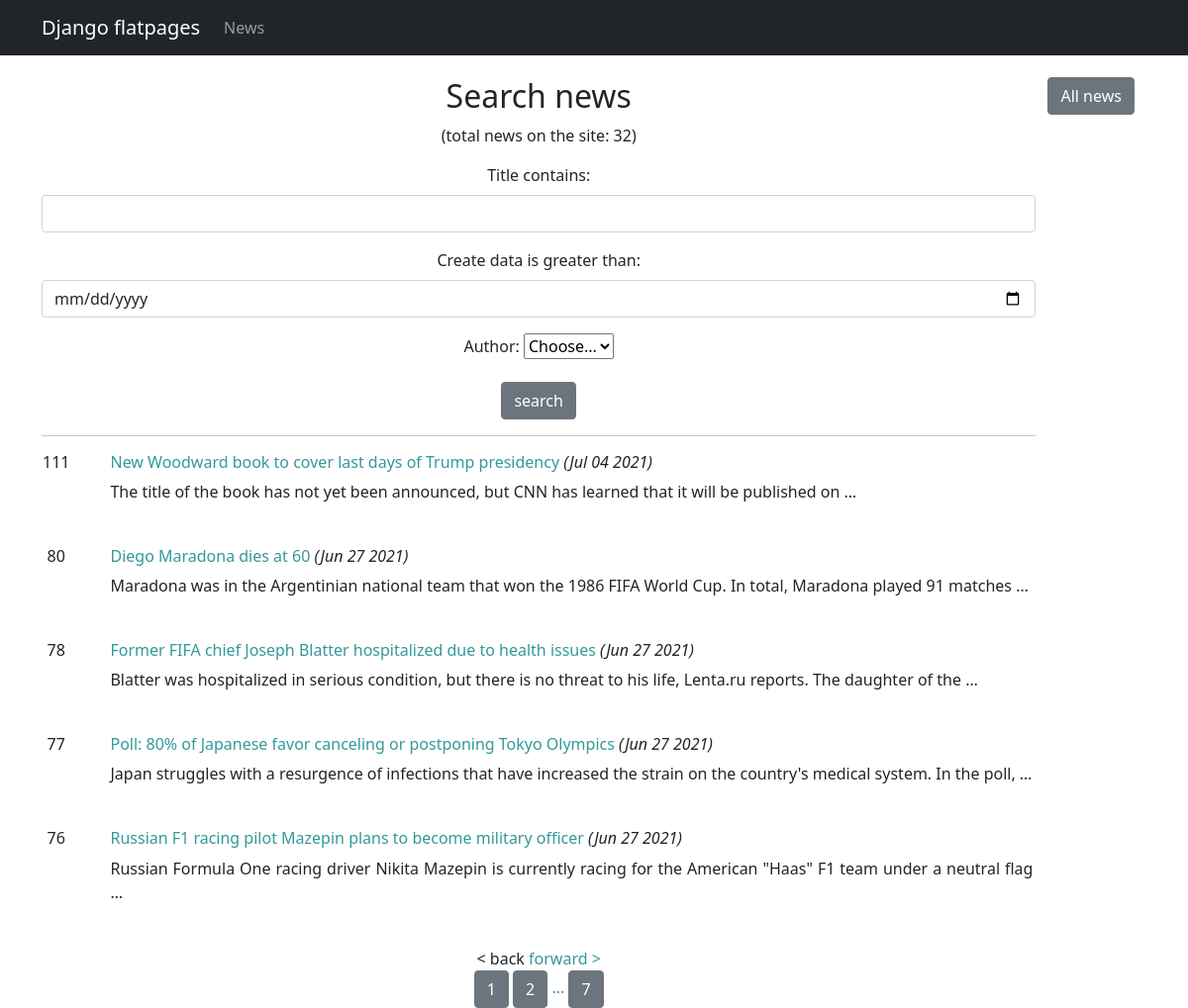
/news/search, run on the app's committed database.
### backend/models.py (models this page shows, shortened)
class Post(models.Model):
    author = models.ForeignKey(Author, on_delete = models.CASCADE)
    my_post_type = [('article', 'article'), ('news', 'news')]
    post_type = models.CharField(max_length = 7, choices = my_post_type)
    create_data = models.DateTimeField(auto_now_add = True)
    title = models.CharField(max_length = 255)
    content = models.TextField()
    rating = models.IntegerField(default = 0)
    category = models.ManyToManyField(Category, through = 'PostCategory')

### backend/views.py (the view)
# urls.py: path('search', PostSearch.as_view()),
class PostSearch(FilteredPost):
    filterset_class = PostFilter
    ordering = ['-create_data']
    paginate_by = 5

### backend/templatetags/custom_filters.py (called while the page is built)
@register.filter(name='censor')
def censor(value):
    words_list = value.split()
    for index, word in enumerate(words_list):
        if word.lower() in obscene_words:
            words_list[index] = "<...>"
    return " ".join(words_list)

### backend/views.py (called while the page is built)
    def get_queryset(self):
        queryset = super().get_queryset()
        self.filterset = self.filterset_class(self.request.GET, queryset=queryset)
        return self.filterset.qs.all()

    def get_page_param(self):
        page_param = self.request.GET.get("page", None)
        return page_param

    def get_context_data(self, **kwargs):
        context = super().get_context_data(**kwargs)
        context['filterset'] = self.filterset
        context['authors'] = Author.objects.all()
        context['paginate'] = self.paginate_by
        context['all_posts'] = Post.objects.all()
        context['page_param'] = self.get_page_param()
        context['limit_for_listing'] = Paginator(list(Post.objects.all()), 5).num_pages - 2
        return context

### templates/search.html (shortened to what this page needs)
{% extends 'base.html' %}
{% load custom_filters %}
{% block content %}
    <div style="display: flex">
        <div style="flex-basis: 90%">
            <h2>Search news</h2>
            <p>(total news on the site: {{ all_posts|length }})</p>
            <form method="GET">
                <div class="mb-3">
                    <label for="title" class="form-label">Title contains:</label>
                    <input type="text" class="form-control" id="title" name="title__icontains">
                </div>
                <div class="mb-3">
                <label for="create_data" class="form-label">Create data is greater than:</label>
                <input type="date" class="form-control" id="create_data" name="create_data__gt">
                </div>
                <div class="mb-3">
                    <label for="author" class="form-label">Author:</label>
                    <select name="author" id="author">
                        <option selected disabled value="">Choose...</option>
                    </select>
                </div>
                <button type="submit" class="btn btn-secondary">search</button>
            </form>
            <hr>
            {% if posts %}
                <table style="margin-left: auto; margin-right: auto;">
                {% for post in object_list %}
                    <tr>
                        <td style="vertical-align: top; padding-right: 5vh;">
                            <h6>{{ post.id }}</h6>
                        </td>
                        <td>
                            <h6 style="text-align: justify">
                                <a href="{{ post.id }}" style="text-decoration: none; color: #339999;">{{ post.title|censor }}</a>
                                <i>({{ post.create_data|date:'M d Y' }})</i></h6>
                            <p style="text-align: justify">{{ post.content|truncatewords:20|censor }}</p>
                        </td>
                        <td>
                        </td>
                    </tr>
                    <tr>
                        <td>
                            <br>
                        </td>
                    </tr>
                {% endfor %}
                </table>
            {% else %}
                <h3>No news. Come back later!</h3>
            {% endif %}
            {% if is_paginated %}
                {% if request.GET.author %}
                    <div>
                        {% if page_obj.has_previous %}
                            <a href="{{ request.get_full_path }}&page={{ page_obj.previous_page_number }}" style="text-decoration: none; color: #339999;">&lt; back</a>
                        {% else %}
                            <span>&lt; back</span>
                        {% endif %}
                        {% if page_obj.has_next %}
                            <a href="{{ request.get_full_path }}&page={{ page_obj.next_page_number }}" style="text-decoration: none; color: #339999;">forward &gt;</a>
                        {% else %}
                            <span>forward &gt;</span>
                        {% endif %}
                    </div>
                    <div>
                        {% if page_obj.paginator.num_pages < 6 %}
                            {% for i in page_obj.paginator.page_range %}
                                <a href="{{ request.get_full_path }}&page={{ i }}" class="btn btn-secondary" >{{ i }}</a>
                            {% endfor %}
                        {% else %}
                            <a href="{{ request.get_full_path }}&page=1" class="btn btn-secondary" >1</a>
                            {% if page_obj.number > 3 %}
                                <span style="color: #339999;">...</span>
                            {% endif %}
                            {% if page_obj.number == 1 %}
                                <a href="{{ request.get_full_path }}&page=2" class="btn btn-secondary" >2</a>
                            {% elif page_obj.number == 2 %}
                                <a href="{{ request.get_full_path }}&page=2" class="btn btn-secondary" >2</a>
                                <a href="{{ request.get_full_path }}&page=3" class="btn btn-secondary" >3</a>
                            {% elif page_obj.number == page_obj.paginator.num_pages %}
                                <a href="{{ request.get_full_path }}&page={{ page_obj.previous_page_number }}" class="btn btn-secondary" >{{ page_obj.previous_page_number }}</a>
                            {% elif page_obj.number > limit_for_listing %}
                                <a href="{{ request.get_full_path }}&page={{ page_obj.previous_page_number }}" class="btn btn-secondary" >{{ page_obj.previous_page_number }}</a>
                                <a href="{{ request.get_full_path }}&page={{ page_obj.number }}" class="btn btn-secondary" >{{ page_obj.number }}</a>
                            {% else %}
                                <a href="{{ request.get_full_path }}&page={{ page_obj.previous_page_number }}" class="btn btn-secondary" >{{ page_obj.previous_page_number }}</a>
                                <a href="{{ request.get_full_path }}&page={{ page_obj.number }}" class="btn btn-secondary" >{{ page_obj.number }}</a>
                                <a href="{{ request.get_full_path }}&page={{ page_obj.next_page_number }}" class="btn btn-secondary" >{{ page_obj.next_page_number }}</a>
                            {% endif %}
                            {% if page_obj.number < limit_for_listing %}
                                <span style="color: #339999;">...</span>
                            {% endif %}
                            <a href="{{ request.get_full_path }}&page={{ page_obj.paginator.num_pages }}" class="btn btn-secondary" >{{ page_obj.paginator.num_pages }}</a>
                        {% endif %}
                    </div>
                {% else %}
                <div>
                    {% if page_obj.has_previous %}
                        <a href="?page={{ page_obj.previous_page_number }}" style="text-decoration: none; color: #339999;">&lt; back</a>
                    {% else %}
                        <span>&lt; back</span>
                    {% endif %}
                    {% if page_obj.has_next %}
                        <a href="?page={{ page_obj.next_page_number }}" style="text-decoration: none; color: #339999;">forward &gt;</a>
                    {% else %}
                        <span>forward &gt;</span>
                    {% endif %}
                </div>
                <div>
                    {% if page_obj.paginator.num_pages < 6 %}
                        {% for i in page_obj.paginator.page_range %}
                            <a href="?page={{ i }}" class="btn btn-secondary" >{{ i }}</a>
                        {% endfor %}
                    {% else %}
                        <a href="?page=1" class="btn btn-secondary" >1</a>
                        {% if page_obj.number == 1 %}
                            <a href="?page=2" class="btn btn-secondary" >2</a>
                        {% elif page_obj.number == 2 %}
                            <a href="?page=2" class="btn btn-secondary" >2</a>
                            <a href="?page=3" class="btn btn-secondary" >3</a>
                        {% elif page_obj.number == page_obj.paginator.num_pages %}
                            <a href="?page={{ page_obj.previous_page_number }}" class="btn btn-secondary" >{{ page_obj.previous_page_number }}</a>
                        {% elif page_obj.number > limit_for_listing %}
                            <a href="?page={{ page_obj.previous_page_number }}" class="btn btn-secondary" >{{ page_obj.previous_page_number }}</a>
                            <a href="?page={{ page_obj.number }}" class="btn btn-secondary" >{{ page_obj.number }}</a>
                        {% endif %}
                        {% if page_obj.number < limit_for_listing %}
                            <span style="color: #339999;">...</span>
                        {% endif %}
                        <a href="?page={{ page_obj.paginator.num_pages }}" class="btn btn-secondary" >{{ page_obj.paginator.num_pages }}</a>
                    {% endif %}
                </div>
                {% endif %}
            {% endif %}
        </div>
        <div style="flex-basis: 10%">
            <a href="/.." class="btn btn-secondary" >All news</a>
        </div>
    </div>
{% endblock content %}

### templates/base.html (shortened to what this page needs)
{% load static %}
<!DOCTYPE html>
<html lang="en">
<head>
    <link href="{% static 'css/styles.css' %}" rel="stylesheet">
</head>
<body>
    <nav class="navbar navbar-expand-lg navbar-dark bg-dark static-top">
        <div class="container">
            <a class="navbar-brand" href="#">Django flatpages</a>
            <div class="collapse navbar-collapse" id="navbarResponsive">
                <ul class="navbar-nav ml-auto">
                    <li class="nav-item active">
                        <a class="nav-link" href="/..">News</a>
                    </li>
                </ul>
            </div>
        </div>
    </nav>
        <div class="container">
            <div class="row">
                <div class="col-lg-12 text-center">
                    {% block body %}
                    {% block content %}
                    {% endblock content %}
                    {% endblock body %}
                </div>
            </div>
        </div>
</body>
</html>

### data on the page
Post: id "111", title|censor "New Woodward book to cover last days of Trump presidency", create_data "Jul 04 2021", content|censor "The title of the book has not yet been announced, but CNN has learned that it will be published on …"
Post: id "80", title|censor "Diego Maradona dies at 60", create_data "Jun 27 2021", content|censor "Maradona was in the Argentinian national team that won the 1986 FIFA World Cup. In total, Maradona played 91 matches …"
Post: id "78", title|censor "Former FIFA chief Joseph Blatter hospitalized due to health issues", create_data "Jun 27 2021", content|censor "Blatter was hospitalized in serious condition, but there is no threat to his life, Lenta.ru reports. The daughter of the …"
Post: id "77", title|censor "Poll: 80% of Japanese favor canceling or postponing Tokyo Olympics", create_data "Jun 27 2021", content|censor "Japan struggles with a resurgence of infections that have increased the strain on the country's medical system. In the poll, …"
Post: id "76", title|censor "Russian F1 racing pilot Mazepin plans to become military officer", create_data "Jun 27 2021", content|censor "Russian Formula One racing driver Nikita Mazepin is currently racing for the American \"Haas\" F1 team under a neutral flag …"

### other printed values
{{ all_posts|length }} "32"
{{ page_obj.paginator.num_pages }} "7"
